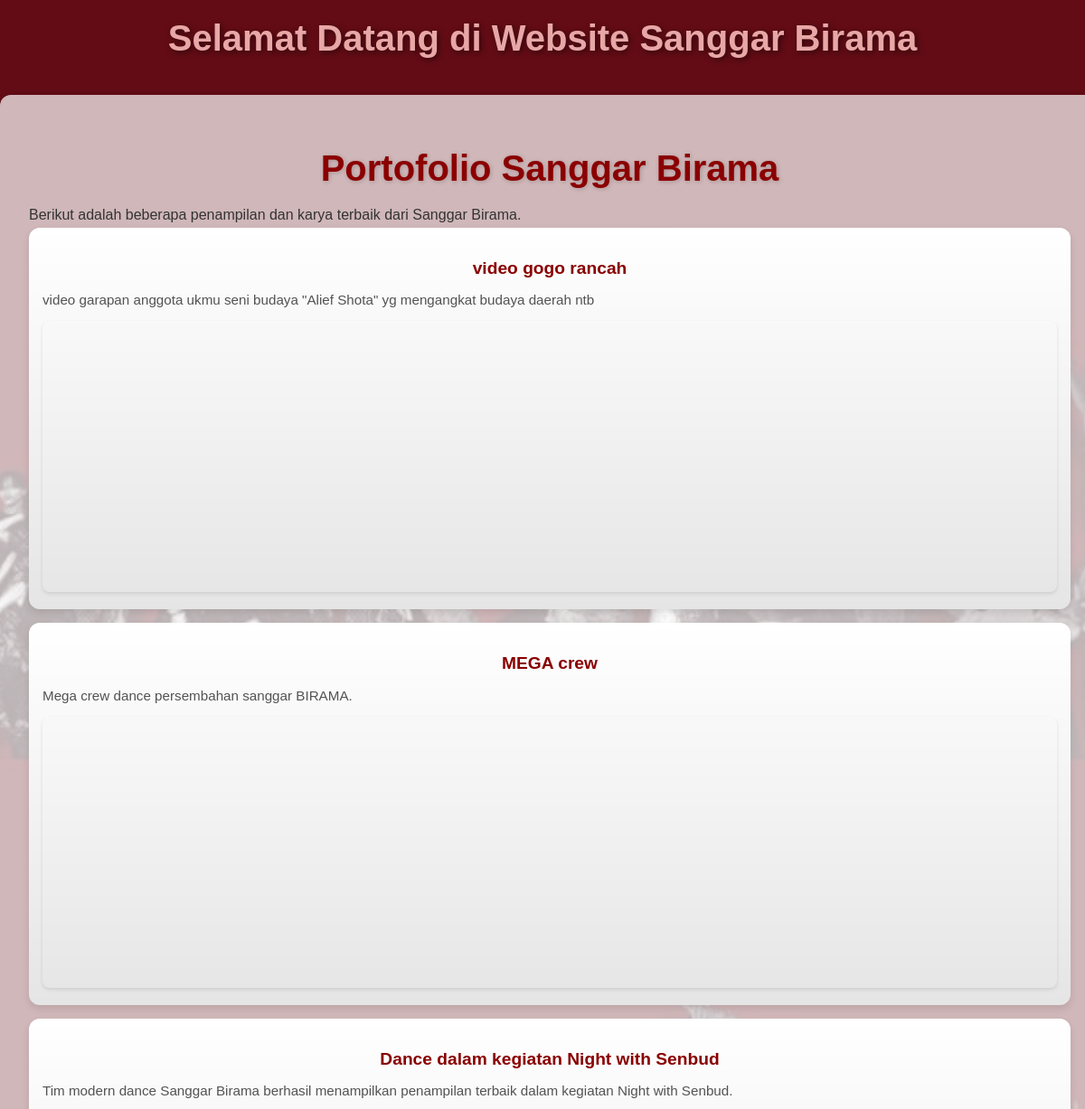
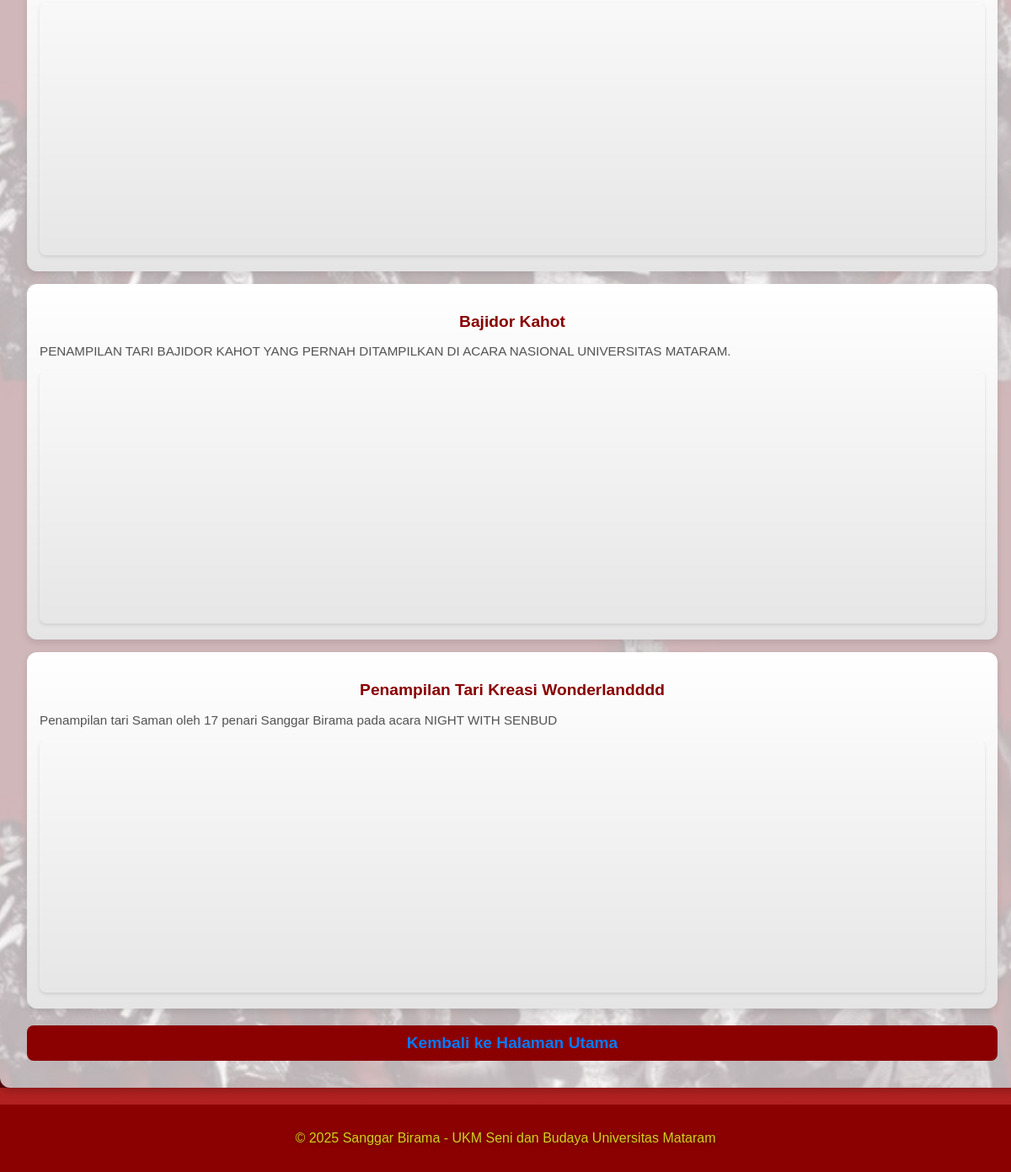
The page /app/views/portofolio.php on the database its author committed (2 pictures, top to bottom).
### tables this page shows
CREATE TABLE `portofolio` (
  `id_portofolio` int(11) NOT NULL,
  `judul` varchar(100) NOT NULL,
  `deskripsi` text DEFAULT NULL,
  `link` varchar(255) NOT NULL
);

### app/views/portofolio.php (the view, shortened to what this page needs)
<?php
require_once __DIR__ . '/../config/config.php';
$is_pengurus = isset($_SESSION["user"]["role"]) && $_SESSION["user"]["role"] === "pengurus";
$portofolio = $mysqli->query("SELECT * FROM portofolio ORDER BY id_portofolio DESC");
?>
<?php include 'header.php'; ?>
<div class="content">
    <h1>Portofolio Sanggar Birama</h1>
    <p>Berikut adalah beberapa penampilan dan karya terbaik dari Sanggar Birama.</p>
    <?php if ($is_pengurus): ?>
        <table style="width:100%; border-collapse:collapse;">
            <tr>
                <th>Portofolio</th>
                <th style="width:180px;">Aksi</th>
            </tr>
            <?php while($row = $portofolio->fetch_assoc()): ?>
            <tr>
                <td>
                    <b><?= htmlspecialchars($row['judul']) ?></b><br>
                    <?= nl2br(htmlspecialchars($row['deskripsi'])) ?><br>
                    <iframe src="<?= htmlspecialchars($row['link']) ?>" width="320" height="180" allowfullscreen></iframe>
                </td>
                <td>
                    <a href="edit_portofolio.php?id=<?= $row['id_portofolio'] ?>" class="button">Edit</a>
                    <a href="hapus_portofolio.php?id=<?= $row['id_portofolio'] ?>" class="button" onclick="return confirm('Hapus portofolio ini?')">Hapus</a>
                </td>
            </tr>
            <?php endwhile; ?>
            <tr>
                <td colspan="2" style="text-align:center;">
                    <a href="tambah_portofolio.php" class="button">Tambah Portofolio</a>
                </td>
            </tr>
        </table>
    <?php else: ?>
        <?php $portofolio->data_seek(0); while($row = $portofolio->fetch_assoc()): ?>
            <div class="video-container">
                <h3><?= htmlspecialchars($row['judul']) ?></h3>
                <p><?= nl2br(htmlspecialchars($row['deskripsi'])) ?></p>
                <iframe src="<?= htmlspecialchars($row['link']) ?>" width="320" height="180" allowfullscreen></iframe>
            </div>
        <?php endwhile; ?>
    <?php endif; ?>
    <a href="beranda.php">Kembali ke Halaman Utama</a>
</div>
<?php include 'footer.php'; ?>

### public/css/style.css (style rules this page uses)
body { margin: 0; font-family: Arial, sans-serif; background: linear-gradient(to bottom, #8B0000, #B22222); color: #fff; }
.content { max-width: 1200px; margin: 30px auto; padding: 20px; background: rgba(255, 255, 255, 0.9); border-radius: 15px; box-shadow: 0 4px 8px rgba(0, 0, 0, 0.2); color: #333; }
.content p { margin-bottom: 20px; text-align: justify; font-size: 1.1em; color: #333; }
a { color: #B22222; font-weight: bold; text-decoration: none; }
.content a { display: inline-block; margin-top: 20px; padding: 10px 20px; background: #8B0000; color: #8B0000; text-decoration: none; font-weight: bold; border-radius: 8px; transition: background 0.3s ease, transform 0.3s ease; text-align: center; }
.content { background: rgba(255,255,255,0.7); padding: 32px; border-radius: 12px; box-shadow: 0 4px 8px rgba(0,0,0,0.2); max-width: 1400px; width: 96vw; margin: 20px auto; }
.content h1 { text-align: center; color: #8B0000; margin-bottom: 20px; font-size: 2.5em; text-shadow: 1px 1px 5px rgba(0, 0, 0, 0.2); }
.video-container { margin-bottom: 15px; }
.content p { margin-bottom: 5px; text-align: justify; font-size: 1em; color: #333; }
.video-container { flex: 1 1 calc(50% - 20px); background: #fff; padding: 15px; border-radius: 12px; box-shadow: 0 4px 8px rgba(0, 0, 0, 0.1); transition: transform 0.3s ease, box-shadow 0.3s ease; overflow: hidden; position: relative; }
.video-container h3 { font-size: 1.2em; color: #8B0000; margin-bottom: 10px; text-align: center; }
.video-container p { font-size: 0.95em; color: #555; margin-bottom: 15px; text-align: justify; }
.video-container iframe { width: 100%; height: 300px; border: none; border-radius: 8px; box-shadow: 0 2px 4px rgba(0, 0, 0, 0.1); }
.video-container::before { content: ""; position: absolute; top: 0; left: 0; width: 100%; height: 100%; background: linear-gradient(to bottom, rgba(255, 255, 255, 0), rgba(0, 0, 0, 0.1)); z-index: 1; pointer-events: none; }
.content a { display: block; text-align: center; margin-top: 20px; text-decoration: none; color: #007BFF; font-weight: bold; font-size: 1.2em; transition: color 0.3s ease; }

### rows shown on the page
portofolio: judul "video gogo rancah", deskripsi "video garapan anggota ukmu seni budaya \"Alief Shota\" yg mengangkat budaya daerah ntb"
portofolio: judul "MEGA crew", deskripsi "Mega crew dance persembahan sanggar BIRAMA."
portofolio: judul "Dance dalam kegiatan Night with Senbud", deskripsi "Tim modern dance Sanggar Birama berhasil menampilkan penampilan terbaik dalam kegiatan Night with Senbud."
portofolio: judul "Bajidor Kahot", deskripsi "PENAMPILAN TARI BAJIDOR KAHOT YANG PERNAH DITAMPILKAN DI ACARA NASIONAL UNIVERSITAS MATARAM."
portofolio: judul "Penampilan Tari Kreasi Wonderlandddd", deskripsi "Penampilan tari Saman oleh 17 penari Sanggar Birama pada acara NIGHT WITH SENBUD"
